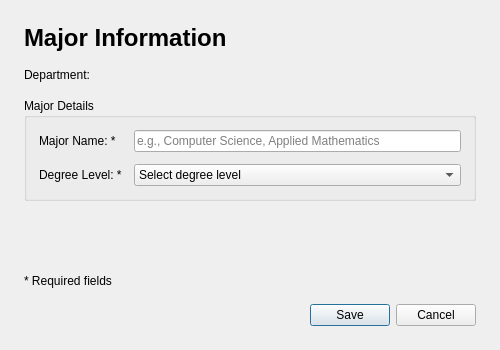
<?xml version="1.0" encoding="UTF-8"?>
<ui version="4.0">
 <class>MajorDialog</class>
 <widget class="QDialog" name="MajorDialog">
  <property name="geometry">
   <rect>
    <x>0</x>
    <y>0</y>
    <width>500</width>
    <height>350</height>
   </rect>
  </property>
  <property name="windowTitle">
   <string>Major Information</string>
  </property>
  <layout class="QVBoxLayout" name="verticalLayout">
   <property name="spacing">
    <number>16</number>
   </property>
   <property name="leftMargin">
    <number>24</number>
   </property>
   <property name="topMargin">
    <number>24</number>
   </property>
   <property name="rightMargin">
    <number>24</number>
   </property>
   <property name="bottomMargin">
    <number>24</number>
   </property>
   <item>
    <widget class="QLabel" name="titleLabel">
     <property name="text">
      <string>&lt;html&gt;&lt;head/&gt;&lt;body&gt;&lt;p&gt;&lt;span style=&quot; font-size:18pt; font-weight:600;&quot;&gt;Major Information&lt;/span&gt;&lt;/p&gt;&lt;/body&gt;&lt;/html&gt;</string>
     </property>
    </widget>
   </item>
   <item>
    <widget class="QLabel" name="departmentLabel">
     <property name="text">
      <string>Department: </string>
     </property>
    </widget>
   </item>
   <item>
    <widget class="QGroupBox" name="infoGroup">
     <property name="title">
      <string>Major Details</string>
     </property>
     <layout class="QFormLayout" name="formLayout">
      <property name="horizontalSpacing">
       <number>12</number>
      </property>
      <property name="verticalSpacing">
       <number>12</number>
      </property>
      <property name="leftMargin">
       <number>12</number>
      </property>
      <property name="topMargin">
       <number>12</number>
      </property>
      <property name="rightMargin">
       <number>12</number>
      </property>
      <property name="bottomMargin">
       <number>12</number>
      </property>
      <item row="0" column="0">
       <widget class="QLabel" name="nameLabel">
        <property name="text">
         <string>Major Name: *</string>
        </property>
       </widget>
      </item>
      <item row="0" column="1">
       <widget class="QLineEdit" name="nameInput">
        <property name="placeholderText">
         <string>e.g., Computer Science, Applied Mathematics</string>
        </property>
       </widget>
      </item>
      <item row="1" column="0">
       <widget class="QLabel" name="degreeLevelLabel">
        <property name="text">
         <string>Degree Level: *</string>
        </property>
       </widget>
      </item>
      <item row="1" column="1">
       <widget class="QComboBox" name="degreeLevelInput">
        <item>
         <property name="text">
          <string>Select degree level</string>
         </property>
        </item>
        <item>
         <property name="text">
          <string>Bachelor</string>
         </property>
        </item>
        <item>
         <property name="text">
          <string>Master</string>
         </property>
        </item>
        <item>
         <property name="text">
          <string>PhD</string>
         </property>
        </item>
       </widget>
      </item>
     </layout>
    </widget>
   </item>
   <item>
    <spacer name="verticalSpacer">
     <property name="orientation">
      <enum>Qt::Vertical</enum>
     </property>
     <property name="sizeHint" stdset="0">
      <size>
       <width>20</width>
       <height>40</height>
      </size>
     </property>
    </spacer>
   </item>
   <item>
    <widget class="QLabel" name="errorLabel">
     <property name="text">
      <string/>
     </property>
     <property name="styleSheet">
      <string notr="true">color: #d32f2f; font-weight: bold;</string>
     </property>
     <property name="alignment">
      <set>Qt::AlignCenter</set>
     </property>
     <property name="wordWrap">
      <bool>true</bool>
     </property>
    </widget>
   </item>
   <item>
    <widget class="QLabel" name="requiredLabel">
     <property name="text">
      <string>* Required fields</string>
     </property>
    </widget>
   </item>
   <item>
    <widget class="QDialogButtonBox" name="buttonBox">
     <property name="standardButtons">
      <set>QDialogButtonBox::Cancel|QDialogButtonBox::Save</set>
     </property>
    </widget>
   </item>
  </layout>
 </widget>
 <resources/>
 <connections/>
</ui>
